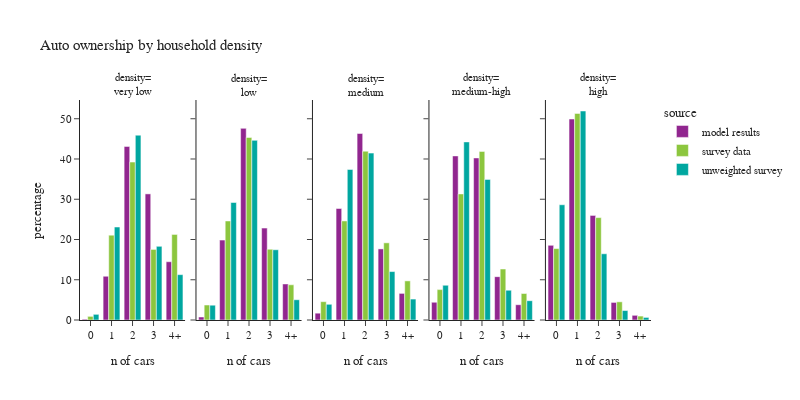

Source (notebook cell):
### Code cell
plot_auto(hh_data.dropna(subset=['hh_density_group']),'hh_density_group','household density','density')

### Figure 1 — Plotly figure (JSON) as saved in the notebook; plotly's stock layout.template omitted (floating-point values rounded to 4 significant figures)
{"data": [{"alignmentgroup": "True", "hovertemplate": "source=model results<br>hh_density_group=very low<br>auto_ownership_simple=%{x}<br>percentage=%{y}<extra></extra>", "legendgroup": "model results", "marker": {"color": "#91268F", "pattern": {"shape": ""}}, "name": "model results", "offsetgroup": "model results", "orientation": "v", "showlegend": true, "textposition": "auto", "type": "bar", "x": ["0", "1", "2", "3", "4+"], "xaxis": "x", "y": [0.1993, 10.87, 43.12, 31.33, 14.48], "yaxis": "y"}, {"alignmentgroup": "True", "hovertemplate": "source=model results<br>hh_density_group=low<br>auto_ownership_simple=%{x}<br>percentage=%{y}<extra></extra>", "legendgroup": "model results", "marker": {"color": "#91268F", "pattern": {"shape": ""}}, "name": "model results", "offsetgroup": "model results", "orientation": "v", "showlegend": false, "textposition": "auto", "type": "bar", "x": ["0", "1", "2", "3", "4+"], "xaxis": "x2", "y": [0.7491, 19.85, 47.61, 22.84, 8.959], "yaxis": "y2"}, {"alignmentgroup": "True", "hovertemplate": "source=model results<br>hh_density_group=medium<br>auto_ownership_simple=%{x}<br>percentage=%{y}<extra></extra>", "legendgroup": "model results", "marker": {"color": "#91268F", "pattern": {"shape": ""}}, "name": "model results", "offsetgroup": "model results", "orientation": "v", "showlegend": false, "textposition": "auto", "type": "bar", "x": ["0", "1", "2", "3", "4+"], "xaxis": "x3", "y": [1.694, 27.7, 46.34, 17.66, 6.611], "yaxis": "y3"}, {"alignmentgroup": "True", "hovertemplate": "source=model results<br>hh_density_group=medium-high<br>auto_ownership_simple=%{x}<br>percentage=%{y}<extra></extra>", "legendgroup": "model results", "marker": {"color": "#91268F", "pattern": {"shape": ""}}, "name": "model results", "offsetgroup": "model results", "orientation": "v", "showlegend": false, "textposition": "auto", "type": "bar", "x": ["0", "1", "2", "3", "4+"], "xaxis": "x4", "y": [4.41, 40.76, 40.26, 10.76, 3.799], "yaxis": "y4"}, {"alignmentgroup": "True", "hovertemplate": "source=model results<br>hh_density_group=high<br>auto_ownership_simple=%{x}<br>percentage=%{y}<extra></extra>", "legendgroup": "model results", "marker": {"color": "#91268F", "pattern": {"shape": ""}}, "name": "model results", "offsetgroup": "model results", "orientation": "v", "showlegend": false, "textposition": "auto", "type": "bar", "x": ["0", "1", "2", "3", "4+"], "xaxis": "x5", "y": [18.56, 49.93, 25.98, 4.364, 1.163], "yaxis": "y5"}, {"alignmentgroup": "True", "hovertemplate": "source=survey data<br>hh_density_group=very low<br>auto_ownership_simple=%{x}<br>percentage=%{y}<extra></extra>", "legendgroup": "survey data", "marker": {"color": "#8CC63E", "pattern": {"shape": ""}}, "name": "survey data", "offsetgroup": "survey data", "orientation": "v", "showlegend": true, "textposition": "auto", "type": "bar", "x": ["0", "1", "2", "3", "4+"], "xaxis": "x", "y": [0.905, 21.07, 39.23, 17.54, 21.26], "yaxis": "y"}, {"alignmentgroup": "True", "hovertemplate": "source=survey data<br>hh_density_group=low<br>auto_ownership_simple=%{x}<br>percentage=%{y}<extra></extra>", "legendgroup": "survey data", "marker": {"color": "#8CC63E", "pattern": {"shape": ""}}, "name": "survey data", "offsetgroup": "survey data", "orientation": "v", "showlegend": false, "textposition": "auto", "type": "bar", "x": ["0", "1", "2", "3", "4+"], "xaxis": "x2", "y": [3.726, 24.6, 45.36, 17.57, 8.743], "yaxis": "y2"}, {"alignmentgroup": "True", "hovertemplate": "source=survey data<br>hh_density_group=medium<br>auto_ownership_simple=%{x}<br>percentage=%{y}<extra></extra>", "legendgroup": "survey data", "marker": {"color": "#8CC63E", "pattern": {"shape": ""}}, "name": "survey data", "offsetgroup": "survey data", "orientation": "v", "showlegend": false, "textposition": "auto", "type": "bar", "x": ["0", "1", "2", "3", "4+"], "xaxis": "x3", "y": [4.554, 24.61, 41.94, 19.17, 9.722], "yaxis": "y3"}, {"alignmentgroup": "True", "hovertemplate": "source=survey data<br>hh_density_group=medium-high<br>auto_ownership_simple=%{x}<br>percentage=%{y}<extra></extra>", "legendgroup": "survey data", "marker": {"color": "#8CC63E", "pattern": {"shape": ""}}, "name": "survey data", "offsetgroup": "survey data", "orientation": "v", "showlegend": false, "textposition": "auto", "type": "bar", "x": ["0", "1", "2", "3", "4+"], "xaxis": "x4", "y": [7.546, 31.32, 41.89, 12.66, 6.581], "yaxis": "y4"}, {"alignmentgroup": "True", "hovertemplate": "source=survey data<br>hh_density_group=high<br>auto_ownership_simple=%{x}<br>percentage=%{y}<extra></extra>", "legendgroup": "survey data", "marker": {"color": "#8CC63E", "pattern": {"shape": ""}}, "name": "survey data", "offsetgroup": "survey data", "orientation": "v", "showlegend": false, "textposition": "auto", "type": "bar", "x": ["0", "1", "2", "3", "4+"], "xaxis": "x5", "y": [17.75, 51.32, 25.44, 4.519, 0.973], "yaxis": "y5"}, {"alignmentgroup": "True", "hovertemplate": "source=unweighted survey<br>hh_density_group=very low<br>auto_ownership_simple=%{x}<br>percentage=%{y}<extra></extra>", "legendgroup": "unweighted survey", "marker": {"color": "#00A7A0", "pattern": {"shape": ""}}, "name": "unweighted survey", "offsetgroup": "unweighted survey", "orientation": "v", "showlegend": true, "textposition": "auto", "type": "bar", "x": ["0", "1", "2", "3", "4+"], "xaxis": "x", "y": [1.408, 23.1, 45.92, 18.31, 11.27], "yaxis": "y"}, {"alignmentgroup": "True", "hovertemplate": "source=unweighted survey<br>hh_density_group=low<br>auto_ownership_simple=%{x}<br>percentage=%{y}<extra></extra>", "legendgroup": "unweighted survey", "marker": {"color": "#00A7A0", "pattern": {"shape": ""}}, "name": "unweighted survey", "offsetgroup": "unweighted survey", "orientation": "v", "showlegend": false, "textposition": "auto", "type": "bar", "x": ["0", "1", "2", "3", "4+"], "xaxis": "x2", "y": [3.691, 29.19, 44.63, 17.45, 5.034], "yaxis": "y2"}, {"alignmentgroup": "True", "hovertemplate": "source=unweighted survey<br>hh_density_group=medium<br>auto_ownership_simple=%{x}<br>percentage=%{y}<extra></extra>", "legendgroup": "unweighted survey", "marker": {"color": "#00A7A0", "pattern": {"shape": ""}}, "name": "unweighted survey", "offsetgroup": "unweighted survey", "orientation": "v", "showlegend": false, "textposition": "auto", "type": "bar", "x": ["0", "1", "2", "3", "4+"], "xaxis": "x3", "y": [3.902, 37.4, 41.46, 12.03, 5.203], "yaxis": "y3"}, {"alignmentgroup": "True", "hovertemplate": "source=unweighted survey<br>hh_density_group=medium-high<br>auto_ownership_simple=%{x}<br>percentage=%{y}<extra></extra>", "legendgroup": "unweighted survey", "marker": {"color": "#00A7A0", "pattern": {"shape": ""}}, "name": "unweighted survey", "offsetgroup": "unweighted survey", "orientation": "v", "showlegend": false, "textposition": "auto", "type": "bar", "x": ["0", "1", "2", "3", "4+"], "xaxis": "x4", "y": [8.63, 44.25, 34.93, 7.397, 4.795], "yaxis": "y4"}, {"alignmentgroup": "True", "hovertemplate": "source=unweighted survey<br>hh_density_group=high<br>auto_ownership_simple=%{x}<br>percentage=%{y}<extra></extra>", "legendgroup": "unweighted survey", "marker": {"color": "#00A7A0", "pattern": {"shape": ""}}, "name": "unweighted survey", "offsetgroup": "unweighted survey", "orientation": "v", "showlegend": false, "textposition": "auto", "type": "bar", "x": ["0", "1", "2", "3", "4+"], "xaxis": "x5", "y": [28.63, 51.92, 16.45, 2.35, 0.641], "yaxis": "y5"}], "layout": {"annotations": [{"font": {}, "showarrow": false, "text": "density=<br>very low", "x": 0.092, "xanchor": "center", "xref": "paper", "y": 1.0, "yanchor": "bottom", "yref": "paper"}, {"font": {}, "showarrow": false, "text": "density=<br>low", "x": 0.296, "xanchor": "center", "xref": "paper", "y": 1.0, "yanchor": "bottom", "yref": "paper"}, {"font": {}, "showarrow": false, "text": "density=<br>medium", "x": 0.5, "xanchor": "center", "xref": "paper", "y": 1.0, "yanchor": "bottom", "yref": "paper"}, {"font": {}, "showarrow": false, "text": "density=<br>medium-high", "x": 0.704, "xanchor": "center", "xref": "paper", "y": 1.0, "yanchor": "bottom", "yref": "paper"}, {"font": {}, "showarrow": false, "text": "density=<br>high", "x": 0.908, "xanchor": "center", "xref": "paper", "y": 1.0, "yanchor": "bottom", "yref": "paper"}], "barmode": "group", "font": {"size": 11}, "height": 400, "legend": {"title": {"text": "source"}, "tracegroupgap": 0}, "title": {"text": "Auto ownership by household density"}, "width": 800, "xaxis": {"anchor": "y", "domain": [0.0, 0.184], "title": {"text": "n of cars"}}, "xaxis2": {"anchor": "y2", "domain": [0.204, 0.388], "matches": "x", "title": {"text": "n of cars"}}, "xaxis3": {"anchor": "y3", "domain": [0.408, 0.592], "matches": "x", "title": {"text": "n of cars"}}, "xaxis4": {"anchor": "y4", "domain": [0.612, 0.796], "matches": "x", "title": {"text": "n of cars"}}, "xaxis5": {"anchor": "y5", "domain": [0.816, 1.0], "matches": "x", "title": {"text": "n of cars"}}, "yaxis": {"anchor": "x", "domain": [0.0, 1.0], "title": {"text": "percentage"}}, "yaxis2": {"anchor": "x2", "domain": [0.0, 1.0], "matches": "y", "showticklabels": false}, "yaxis3": {"anchor": "x3", "domain": [0.0, 1.0], "matches": "y", "showticklabels": false}, "yaxis4": {"anchor": "x4", "domain": [0.0, 1.0], "matches": "y", "showticklabels": false}, "yaxis5": {"anchor": "x5", "domain": [0.0, 1.0], "matches": "y", "showticklabels": false}}}
